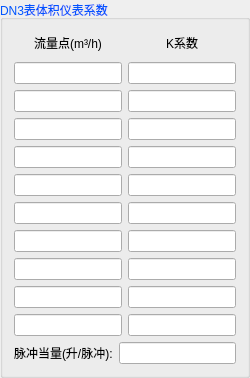
         <widget class="QGroupBox" name="gBox_DN3">
          <property name="palette">
           <palette>
            <active>
             <colorrole role="WindowText">
              <brush brushstyle="SolidPattern">
               <color alpha="255">
                <red>0</red>
                <green>85</green>
                <blue>255</blue>
               </color>
              </brush>
             </colorrole>
            </active>
            <inactive>
             <colorrole role="WindowText">
              <brush brushstyle="SolidPattern">
               <color alpha="255">
                <red>0</red>
                <green>85</green>
                <blue>255</blue>
               </color>
              </brush>
             </colorrole>
            </inactive>
            <disabled>
             <colorrole role="WindowText">
              <brush brushstyle="SolidPattern">
               <color alpha="255">
                <red>120</red>
                <green>120</green>
                <blue>120</blue>
               </color>
              </brush>
             </colorrole>
            </disabled>
           </palette>
          </property>
          <property name="title">
           <string>DN3表体积仪表系数</string>
          </property>
          <layout class="QVBoxLayout" name="verticalLayout_5">
           <item>
            <layout class="QHBoxLayout" name="horizontalLayout_4">
             <item>
              <layout class="QVBoxLayout" name="verticalLayout_3">
               <item>
                <widget class="QLabel" name="label_17">
                 <property name="sizePolicy">
                  <sizepolicy hsizetype="Preferred" vsizetype="Fixed">
                   <horstretch>0</horstretch>
                   <verstretch>0</verstretch>
                  </sizepolicy>
                 </property>
                 <property name="minimumSize">
                  <size>
                   <width>60</width>
                   <height>25</height>
                  </size>
                 </property>
                 <property name="palette">
                  <palette>
                   <active>
                    <colorrole role="WindowText">
                     <brush brushstyle="SolidPattern">
                      <color alpha="255">
                       <red>0</red>
                       <green>0</green>
                       <blue>0</blue>
                      </color>
                     </brush>
                    </colorrole>
                   </active>
                   <inactive>
                    <colorrole role="WindowText">
                     <brush brushstyle="SolidPattern">
                      <color alpha="255">
                       <red>0</red>
                       <green>0</green>
                       <blue>0</blue>
                      </color>
                     </brush>
                    </colorrole>
                   </inactive>
                   <disabled>
                    <colorrole role="WindowText">
                     <brush brushstyle="SolidPattern">
                      <color alpha="255">
                       <red>120</red>
                       <green>120</green>
                       <blue>120</blue>
                      </color>
                     </brush>
                    </colorrole>
                   </disabled>
                  </palette>
                 </property>
                 <property name="text">
                  <string>&lt;html&gt;&lt;head/&gt;&lt;body&gt;&lt;p align=&quot;center&quot;&gt;流量点(m³/h)&lt;/p&gt;&lt;/body&gt;&lt;/html&gt;</string>
                 </property>
                </widget>
               </item>
               <item>
                <widget class="QLineEdit" name="lineEdit_DN3_FLowPoint_1"/>
               </item>
               <item>
                <widget class="QLineEdit" name="lineEdit_DN3_FLowPoint_2"/>
               </item>
               <item>
                <widget class="QLineEdit" name="lineEdit_DN3_FLowPoint_3"/>
               </item>
               <item>
                <widget class="QLineEdit" name="lineEdit_DN3_FLowPoint_4"/>
               </item>
               <item>
                <widget class="QLineEdit" name="lineEdit_DN3_FLowPoint_5"/>
               </item>
               <item>
                <widget class="QLineEdit" name="lineEdit_DN3_FLowPoint_6"/>
               </item>
               <item>
                <widget class="QLineEdit" name="lineEdit_DN3_FLowPoint_7"/>
               </item>
               <item>
                <widget class="QLineEdit" name="lineEdit_DN3_FLowPoint_8"/>
               </item>
               <item>
                <widget class="QLineEdit" name="lineEdit_DN3_FLowPoint_9"/>
               </item>
               <item>
                <widget class="QLineEdit" name="lineEdit_DN3_FLowPoint_10"/>
               </item>
              </layout>
             </item>
             <item>
              <layout class="QVBoxLayout" name="verticalLayout_4">
               <item>
                <widget class="QLabel" name="label_18">
                 <property name="sizePolicy">
                  <sizepolicy hsizetype="Preferred" vsizetype="Fixed">
                   <horstretch>0</horstretch>
                   <verstretch>0</verstretch>
                  </sizepolicy>
                 </property>
                 <property name="minimumSize">
                  <size>
                   <width>50</width>
                   <height>25</height>
                  </size>
                 </property>
                 <property name="palette">
                  <palette>
                   <active>
                    <colorrole role="WindowText">
                     <brush brushstyle="SolidPattern">
                      <color alpha="255">
                       <red>0</red>
                       <green>0</green>
                       <blue>0</blue>
                      </color>
                     </brush>
                    </colorrole>
                   </active>
                   <inactive>
                    <colorrole role="WindowText">
                     <brush brushstyle="SolidPattern">
                      <color alpha="255">
                       <red>0</red>
                       <green>0</green>
                       <blue>0</blue>
                      </color>
                     </brush>
                    </colorrole>
                   </inactive>
                   <disabled>
                    <colorrole role="WindowText">
                     <brush brushstyle="SolidPattern">
                      <color alpha="255">
                       <red>120</red>
                       <green>120</green>
                       <blue>120</blue>
                      </color>
                     </brush>
                    </colorrole>
                   </disabled>
                  </palette>
                 </property>
                 <property name="text">
                  <string>&lt;html&gt;&lt;head/&gt;&lt;body&gt;&lt;p align=&quot;center&quot;&gt;K系数&lt;/p&gt;&lt;/body&gt;&lt;/html&gt;</string>
                 </property>
                </widget>
               </item>
               <item>
                <widget class="QLineEdit" name="lineEdit_DN3_KCoe_1"/>
               </item>
               <item>
                <widget class="QLineEdit" name="lineEdit_DN3_KCoe_2"/>
               </item>
               <item>
                <widget class="QLineEdit" name="lineEdit_DN3_KCoe_3"/>
               </item>
               <item>
                <widget class="QLineEdit" name="lineEdit_DN3_KCoe_4"/>
               </item>
               <item>
                <widget class="QLineEdit" name="lineEdit_DN3_KCoe_5"/>
               </item>
               <item>
                <widget class="QLineEdit" name="lineEdit_DN3_KCoe_6"/>
               </item>
               <item>
                <widget class="QLineEdit" name="lineEdit_DN3_KCoe_7"/>
               </item>
               <item>
                <widget class="QLineEdit" name="lineEdit_DN3_KCoe_8"/>
               </item>
               <item>
                <widget class="QLineEdit" name="lineEdit_DN3_KCoe_9"/>
               </item>
               <item>
                <widget class="QLineEdit" name="lineEdit_DN3_KCoe_10"/>
               </item>
              </layout>
             </item>
            </layout>
           </item>
           <item>
            <layout class="QHBoxLayout" name="horizontalLayout_3">
             <item>
              <widget class="QLabel" name="label_19">
               <property name="palette">
                <palette>
                 <active>
                  <colorrole role="WindowText">
                   <brush brushstyle="SolidPattern">
                    <color alpha="255">
                     <red>0</red>
                     <green>0</green>
                     <blue>0</blue>
                    </color>
                   </brush>
                  </colorrole>
                 </active>
                 <inactive>
                  <colorrole role="WindowText">
                   <brush brushstyle="SolidPattern">
                    <color alpha="255">
                     <red>0</red>
                     <green>0</green>
                     <blue>0</blue>
                    </color>
                   </brush>
                  </colorrole>
                 </inactive>
                 <disabled>
                  <colorrole role="WindowText">
                   <brush brushstyle="SolidPattern">
                    <color alpha="255">
                     <red>120</red>
                     <green>120</green>
                     <blue>120</blue>
                    </color>
                   </brush>
                  </colorrole>
                 </disabled>
                </palette>
               </property>
               <property name="text">
                <string>脉冲当量(升/脉冲):</string>
               </property>
              </widget>
             </item>
             <item>
              <widget class="QLineEdit" name="lineEdit_DN3_Pulse"/>
             </item>
            </layout>
           </item>
          </layout>
         </widget>
